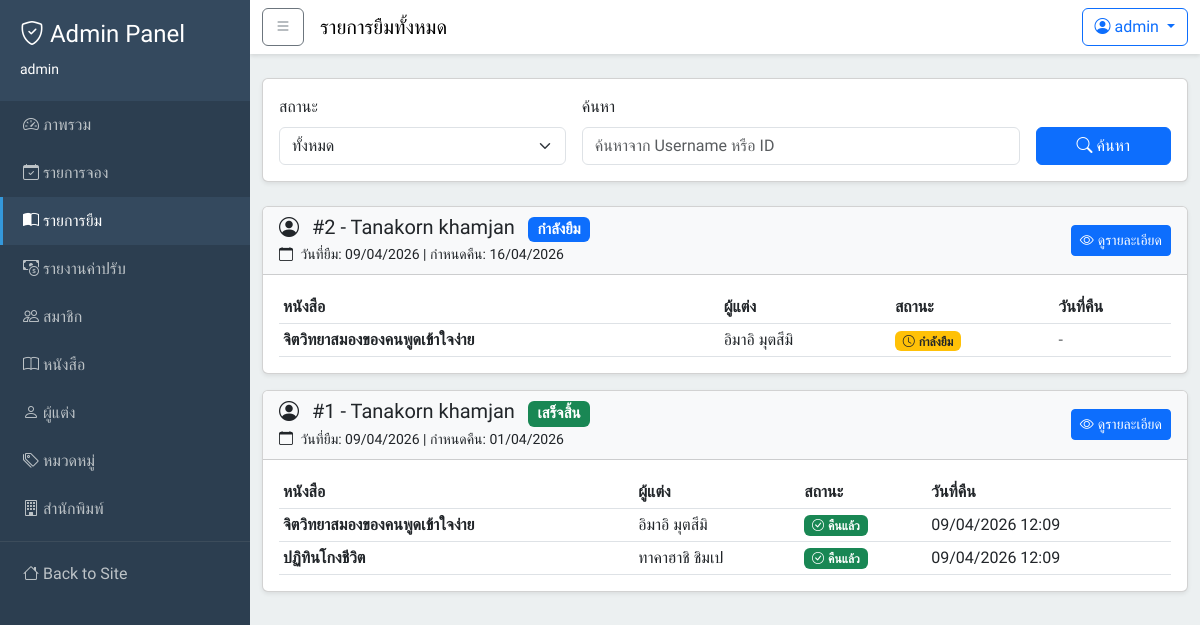
The page /dashboard/loans/ (signed in) on the database as committed earlier.
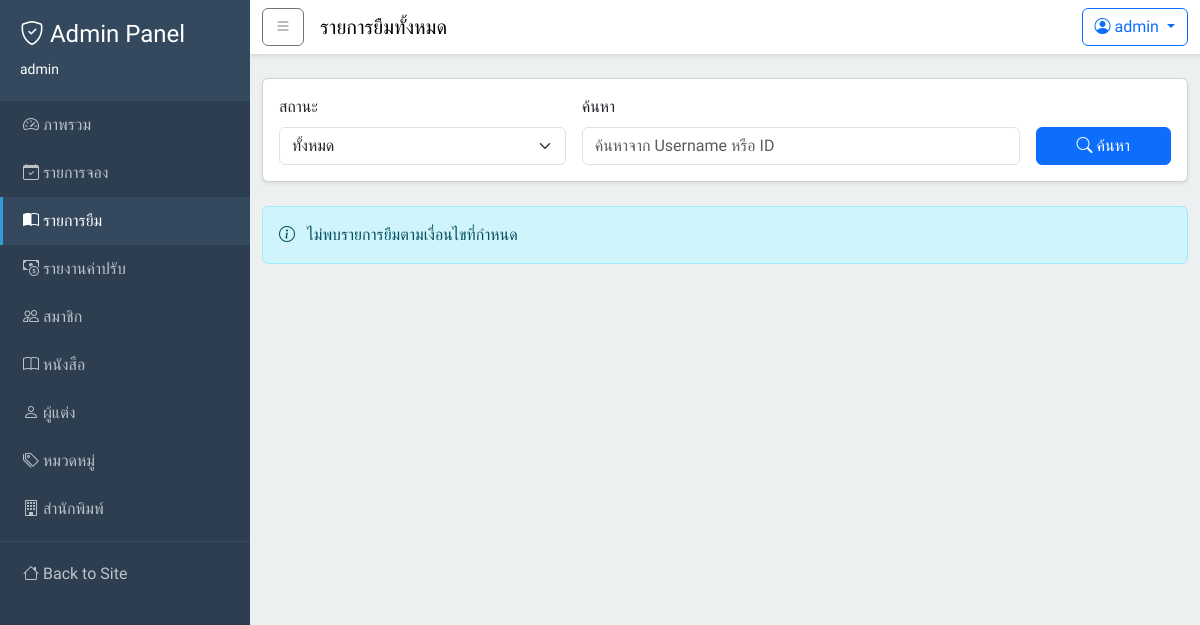
The same page on the database as committed later.
### loans/models.py (models this page shows, shortened)
class Loan(models.Model):
    STATUS_CHOICES = [
        ('active', 'กำลังยืม'),
        ('completed', 'เสร็จสิ้น'),
    ]
    id = models.AutoField(primary_key=True)
    user = models.ForeignKey(
        settings.AUTH_USER_MODEL,
        on_delete=models.CASCADE,
        related_name='loans'
    )
    status = models.CharField(
        max_length=20,
        choices=STATUS_CHOICES,
        default='active'
    )
    due_date = models.DateTimeField(null=True, blank=True)
    created_at = models.DateTimeField(auto_now_add=True)
    if TYPE_CHECKING:
        loan_items: Manager["LoanItem"]
    class Meta:
        db_table = 'loans'
        verbose_name = 'Loan'
        verbose_name_plural = 'Loans'
        ordering = ['-created_at']
    @property
    def status_label(self) -> str:
        return self.get_status_display() # type: ignore[attr-defined]
    @property
    def is_overdue(self) -> bool:
        if self.status != 'active' or not self.due_date:
            return False
        return self.due_date < timezone.now()

class LoanItem(models.Model):
    STATUS_CHOICES = [
        ('borrowed', 'กำลังยืม'),
        ('returned', 'คืนแล้ว'),
        ('lost', 'หาย'),
    ]
    id = models.AutoField(primary_key=True)
    book = models.ForeignKey(
        Book,
        on_delete=models.CASCADE,
        related_name='loan_items'
    )
    loan = models.ForeignKey(
        Loan,
        on_delete=models.CASCADE,
        related_name='loan_items'
    )
    hold_item = models.OneToOneField(
        HoldItem,
        on_delete=models.SET_NULL,
        null=True,
        blank=True,
        related_name='loan_item'
    )
    status = models.CharField(
        max_length=20,
        choices=STATUS_CHOICES,
        default='borrowed'
    )
    returned_at = models.DateTimeField(null=True, blank=True)
    created_at = models.DateTimeField(auto_now_add=True)
    class Meta:
        db_table = 'loan_items'
        verbose_name = 'Loan Item'
        verbose_name_plural = 'Loan Items'
        ordering = ['-created_at']
    @property
    def is_overdue(self) -> bool:
        if self.status != 'borrowed':
            return False
        return self.loan.is_overdue

### users/models.py (models this page shows, shortened)
class User(AbstractUser):
    phone_number = models.CharField(max_length=10, null=False, blank=False)
    citizen_id = models.CharField(
    max_length=13,
    unique=True,
    null=False,
    blank=False,
    validators=[
        RegexValidator(
            regex=r'^\d{13}$',
            message='Citizen ID must be exactly 13 digits'
        )
    ])

### books/models.py (models this page shows, shortened)
class Book(models.Model):
    id = models.AutoField(primary_key=True)
    title = models.CharField(max_length=255)
    isbn = models.CharField(
        max_length=13,
        unique=True,
        null=False,
        blank=False,
    )
    description = models.TextField(null=True, blank=True)
    image_url = models.ImageField(
        upload_to="books/covers/",
        max_length=255,
        null=True,
        blank=True,
    )
    total_quantity = models.IntegerField(default=0)
    available_quantity = models.IntegerField(default=0)
    publish_year = models.IntegerField(null=True, blank=True)
    publisher = models.ForeignKey(
        Publisher,
        on_delete=models.SET_NULL,
        null=True,
        blank=True,
        related_name='books',
    )
    authors = models.ManyToManyField(
        Author,
        blank=True,
        through="BookAuthor",
        related_name="books",
    )
    categories = models.ManyToManyField(
        Category,
        blank=True,
        through="BookCategory",
        related_name="books",
    )
    created_at = models.DateTimeField(auto_now_add=True)
    if TYPE_CHECKING:
        hold_items: Manager[HoldItem]
        hold_items: Manager[HoldItem]
        loan_items: Manager[LoanItem]
    class Meta:
        db_table = "books"
        verbose_name = "Book"
        verbose_name_plural = "Books"
        constraints = [
            models.CheckConstraint(
                check=Q(total_quantity__gte=0),
                name="check_books_total_quantity_gte_0",
            ),
            models.CheckConstraint(
                check=Q(available_quantity__gte=0),
                name="check_books_available_quantity_gte_0",
            ),
            models.CheckConstraint(
                check=Q(publish_year__isnull=True) | Q(publish_year__gte=0),
                name="check_books_publish_year_gte_0_or_null",
            ),
        ]

class Author(models.Model):
    id = models.AutoField(primary_key=True)
    name = models.CharField(max_length=255)
    created_at = models.DateTimeField(auto_now_add=True)
    if TYPE_CHECKING:
        books: Manager["Book"]
    class Meta:
        db_table = "authors"
        verbose_name = "Author"
        verbose_name_plural = "Authors"
    def __str__(self) -> str:
        return self.name

### loans/views.py (the view)
# urls.py: path('dashboard/loans/', views.dashboard_loans_view, name='dashboard_loans'),
@login_required
@user_passes_test(is_staff)
def dashboard_loans_view(request):
    status_filter = request.GET.get('status', 'all')
    search_query = request.GET.get('search', '')
    loan_batches = Loan.objects.select_related('user').prefetch_related(
        'loan_items__book__authors',
        'loan_items__book__publisher'
    )
    if status_filter and status_filter != 'all':
        loan_batches = loan_batches.filter(status=status_filter)
    if search_query:
        q_filter = Q(user__username__icontains=search_query)
        if search_query.isdigit():
            q_filter |= Q(id=int(search_query))
        loan_batches = loan_batches.filter(q_filter).distinct()
    loan_batches = loan_batches.order_by('-created_at')
    context = {
        'loan_batches': loan_batches,
        'status_filter': status_filter,
        'search_query': search_query,
    }
    return render(request, 'dashboard/loans/list.html', context)

### books/cart.py (called while the page is built)
    def count(self):
        return len(self.cart)

### books/context_processors.py (called while the page is built)
def cart_context(request):
    cart = Cart(request)
    return {
        'cart_count': cart.count()
    }

### loans/views.py (called while the page is built)
def is_staff(user):
    return user.is_staff

### templates/dashboard/loans/list.html (shortened to what the changed rows need)
{% extends "base_admin.html" %}
{% block content %}
    {% if loan_batches %}
        <div class="row">
            <div class="col">
                {% for batch in loan_batches %}
                    <div class="card shadow-sm mb-3">
                        <div class="card-header bg-light">
                            <div class="row align-items-center">
                                <div class="col-md-8">
                                    <h5 class="mb-0">
                                        <i class="bi bi-person-circle me-2"></i>
                                        #{{ batch.id }} - {{ batch.user.get_full_name|default:batch.user.username }}
                                        {% if batch.status == 'active' %}
                                            <span class="badge bg-primary ms-2">{{ batch.status_label }}</span>
                                        {% elif batch.status == 'completed' %}
                                            <span class="badge bg-success ms-2">{{ batch.status_label }}</span>
                                        {% endif %}
                                    </h5>
                                    <small>
                                        <i class="bi bi-calendar me-1"></i>
                                        วันที่ยืม: {{ batch.created_at|date:"d/m/Y" }}
                                        {% if batch.due_date %}
                                            | กำหนดคืน: {{ batch.due_date|date:"d/m/Y" }}
                                        {% endif %}
                                    </small>
                                </div>
                                <div class="col-md-4 text-end">
                                    <a href="{% url 'loans:dashboard_loan_detail' batch.id %}"
                                       class="btn btn-sm btn-primary">
                                        <i class="bi bi-eye me-1"></i>ดูรายละเอียด
                                    </a>
                                </div>
                            </div>
                        </div>
                        <div class="card-body">
                            <div class="table-responsive">
                                <table class="table table-sm mb-0">
                                    <thead>
                                        <tr>
                                            <th>หนังสือ</th>
                                            <th>ผู้แต่ง</th>
                                            <th>สถานะ</th>
                                            <th>วันที่คืน</th>
                                        </tr>
                                    </thead>
                                    <tbody>
                                        {% for item in batch.loan_items.all %}
                                            <tr>
                                                <td>
                                                    <strong>{{ item.book.title }}</strong>
                                                </td>
                                                <td>
                                                    {% if item.book.authors.exists %}
                                                        {{ item.book.authors.all|join:", " }}
                                                    {% else %}
                                                        -
                                                    {% endif %}
                                                </td>
                                                <td>
                                                    {% if item.status == 'borrowed' %}
                                                        <span class="badge bg-warning text-dark">
                                                            <i class="bi bi-clock me-1"></i>กำลังยืม
                                                        </span>
                                                    {% elif item.status == 'returned' %}
                                                        <span class="badge bg-success">
                                                            <i class="bi bi-check-circle me-1"></i>คืนแล้ว
                                                        </span>
                                                    {% elif item.status == 'lost' %}
                                                        <span class="badge bg-danger">
                                                            <i class="bi bi-x-circle me-1"></i>หาย
                                                        </span>
                                                    {% endif %}
                                                </td>
                                                <td>
                                                    {% if item.returned_at %}
                                                        {{ item.returned_at|date:"d/m/Y H:i" }}
                                                    {% else %}
                                                        <span class="text-muted">-</span>
                                                    {% endif %}
                                                </td>
                                            </tr>
                                        {% endfor %}
                                    </tbody>
                                </table>
                            </div>
                        </div>
                    </div>
                {% endfor %}
            </div>
        </div>
    {% else %}
        <div class="row">
            <div class="col">
                <div class="alert alert-info">
                    <i class="bi bi-info-circle me-2"></i>
                    ไม่พบรายการยืมตามเงื่อนไขที่กำหนด
                </div>
            </div>
        </div>
    {% endif %}
{% endblock content %}

Rows that differ between the two databases and show on the page:
removed Loan: id "2", user.get_full_name "Tanakorn khamjan", status_label "กำลังยืม", created_at "09/04/2026", due_date "16/04/2026"
removed LoanItem: book "จิตวิทยาสมองของคนพูดเข้าใจง่าย", book.authors.all "อิมาอิ มุตสึมิ", status "borrowed" (drawn), shown under "2"
removed Loan: id "1", user.get_full_name "Tanakorn khamjan", status_label "เสร็จสิ้น", created_at "09/04/2026", due_date "01/04/2026"
removed LoanItem: book "จิตวิทยาสมองของคนพูดเข้าใจง่าย", book.authors.all "อิมาอิ มุตสึมิ", status "returned" (drawn), returned_at "09/04/2026 12:09", shown under "1"
removed LoanItem: book "ปฏิทินโกงชีวิต", book.authors.all "ทาคาฮาชิ ชิมเป", status "returned" (drawn), returned_at "09/04/2026 12:09", shown under "1"
Other text that changed with them:
text now shown: "ไม่พบรายการยืมตามเงื่อนไขที่กำหนด"
